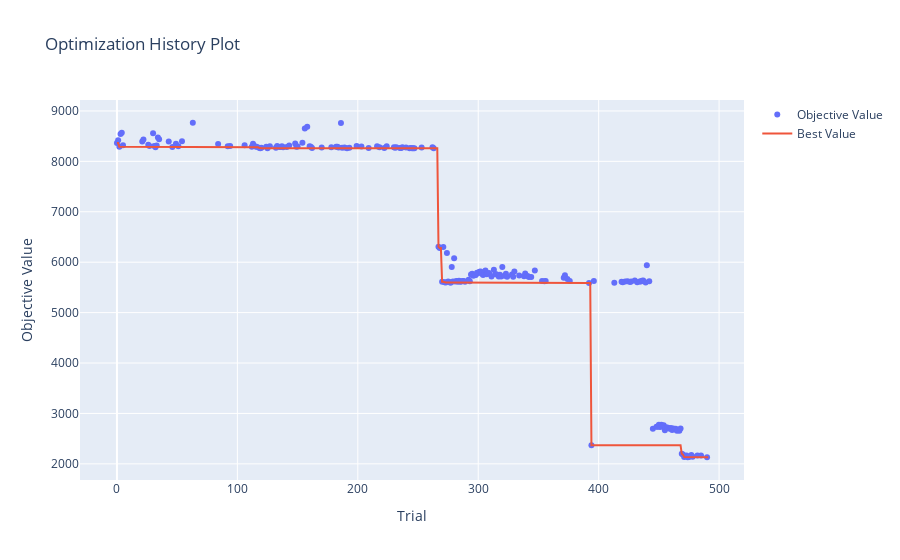

The cell this chart's notebook holds for it:
### Markdown cell above
Se puede ver que para el modelo sin prunning, los resultados mejoran considerablemente a partir del trial 12, donde el MAE se reduce de 9000 a 2500, luego las siguientes iteraciones mejoran levemente los resultados, lo cual puede interpretarse como overfitting. Por otra parte, el hiperparámetro más importante es `min_frecuency`, explicando el 99% de la mejora del rendimiento

### Code cell
plot_optimization_history(study_pruning)

### Figure 1 — Plotly figure (JSON) as saved in the notebook; plotly's stock layout.template omitted (floating-point values rounded to 4 significant figures; data arrays with more than 128 entries replaced by an {"elided": "..."} marker saying what was removed)
{"data": [{"mode": "markers", "name": "Objective Value", "type": "scatter", "x": {"elided": "205 int values"}, "y": {"elided": "205 float values"}}, {"mode": "lines", "name": "Best Value", "type": "scatter", "x": {"elided": "492 int values"}, "y": {"elided": "492 float values"}}, {"marker": {"color": "#cccccc"}, "mode": "markers", "name": "Infeasible Trial", "showlegend": false, "type": "scatter", "x": [], "y": []}], "layout": {"title": {"text": "Optimization History Plot"}, "xaxis": {"title": {"text": "Trial"}}, "yaxis": {"title": {"text": "Objective Value"}}}}
